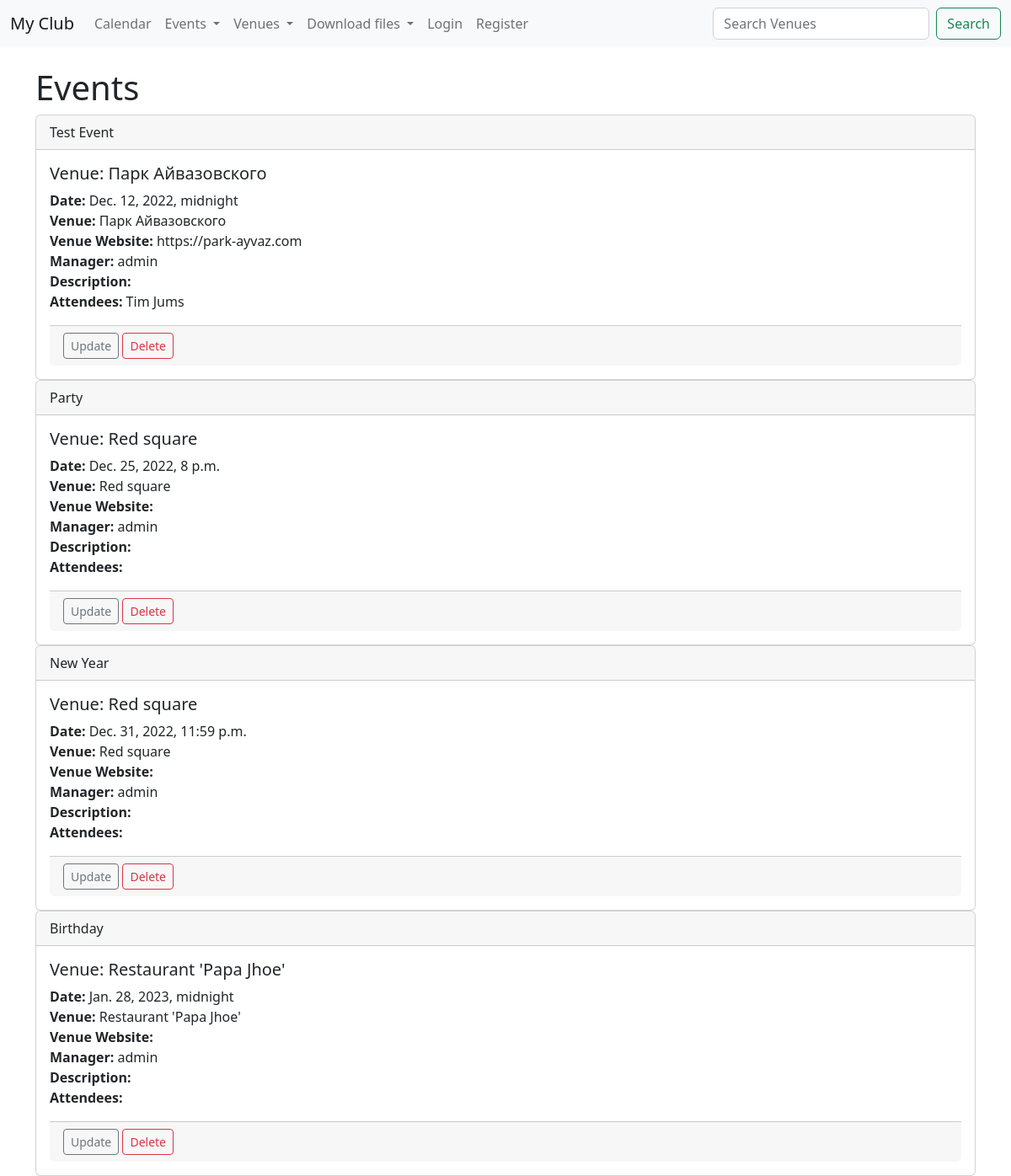
The page /events on the database as committed earlier.
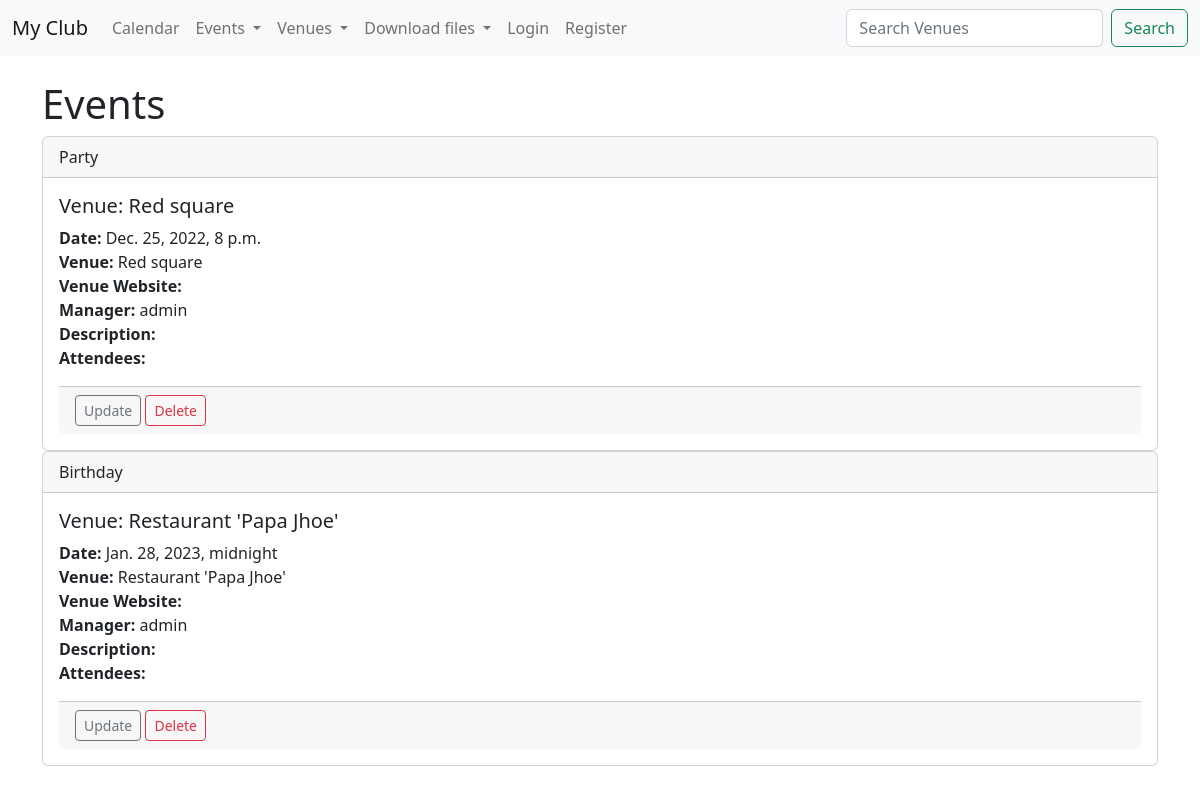
The same page on the database as committed later.
### events/models.py (models this page shows)
class Event(models.Model):
    name = models.CharField('Event Name', max_length=120)
    event_date = models.DateTimeField('Event Date')
    venue = models.ForeignKey(Venue, on_delete=models.CASCADE, blank=True, null=True)
    manager = models.ForeignKey(User, blank=True, null=True, on_delete=models.SET_NULL)
    description = models.TextField(blank=True)
    attendees = models.ManyToManyField(MyClubUser, blank=True)
    def __str__(self):
        return self.name

class Venue(models.Model):
    name = models.CharField('Venue Name', max_length=120)
    address = models.CharField(max_length=300)
    zip_code = models.CharField('ZIp code', max_length=15)
    phone = models.CharField('Contact Phone', max_length=25, blank=True)
    web = models.URLField('Website Address', blank=True)
    email_address = models.EmailField('Email Address', blank=True)
    def __str__(self):
        return self.name

class MyClubUser(models.Model):
    first_name = models.CharField(max_length=30)
    last_name = models.CharField(max_length=30)
    email = models.EmailField('User Email')
    def __str__(self):
        return self.first_name + ' ' + self.last_name

### events/views.py (the view)
# urls.py: path('events', views.all_events, name="list-events"),
def all_events(request):
    event_list = Event.objects.all().order_by('event_date', 'name')
    return render(request, 'events/event_list.html', {'event_list': event_list})

### events/templates/events/event_list.html
{% extends 'events/base.html' %}
{% block content %}
  <h1>Events</h1>
  {% for event in event_list %}
    <div class="card">
      <div class="card-header">
        {{ event }}
      </div>
      <div class="card-body">
        <h5 class="card-title">Venue: {{event.venue }}</h5>
        <p class="card-text">
        <strong>Date: </strong> {{event.event_date }}<br/>
        <strong>Venue: </strong> {{event.venue }}<br/>
        <strong>Venue Website: </strong>{{event.venue.web }}<br/>
        <strong>Manager: </strong>{{event.manager }}<br/>
        <strong>Description: </strong> {{event.decsription }} <br/>
          <strong>Attendees: </strong>
          {% for user in event.attendees.all %}
            {{ user }}<br/>
          {% endfor %}
        </p>
        <div class="card-footer text-muted">
          <a href="{% url 'update-event' event.id %}" class="btn btn-outline-secondary btn-sm"> Update </a>
          <a href="{% url 'delete-event' event.id %}" class="btn btn-outline-danger btn-sm"> Delete </a>
        </div>
      </div>
    </div>
  {% endfor %}
{% endblock %}

### events/templates/events/base.html (shortened to what this page needs)
<!doctype html>
<html lang="en">
  <head>
    <link href="https://cdn.jsdelivr.net/npm/bootstrap@5.2.2/dist/css/bootstrap.min.css" rel="stylesheet">
  </head>
  <body>
    {% include 'events/navbar.html' %}
    <br/>
    <div class="container">
      {% block content %}
      {% endblock %}
    </div>
  </body>
</html>

### events/templates/events/navbar.html (shortened to what this page needs)
<nav class="navbar navbar-expand-lg bg-light">
  <div class="container-fluid">
    <a class="navbar-brand" href="{% url 'home' %}">My Club</a>
    <div class="collapse navbar-collapse" id="navbarSupportedContent">
      <ul class="navbar-nav me-auto mb-2 mb-lg-0">
        <li class="nav-item">
          <a class="nav-link" href="{% url 'home' '2022' 'November' %}">Calendar</a>
        </li>
        <li class="nav-item dropdown">
          <a class="nav-link dropdown-toggle" href="#" role="button" data-bs-toggle="dropdown" aria-expanded="false">
            Events
          </a>
        <li class="nav-item dropdown">
          <a class="nav-link dropdown-toggle" href="#" role="button" data-bs-toggle="dropdown" aria-expanded="false">
            Venues
          </a>
        <li class="nav-item dropdown">
          <a class="nav-link dropdown-toggle" href="#" role="button" data-bs-toggle="dropdown" aria-expanded="false">
            Download files
          </a>
        {% if user.is_authenticated %}
        <li class="nav-item">
          <a class="nav-link" href="{% url 'logout' %}">Logout</a></li>
        {% else %}
        <li class="nav-item">
          <a class="nav-link" href="{% url 'login' %}">Login</a></li>
        <li class="nav-item">
          <a class="nav-link" href="{% url 'register_user' %}">Register</a></li>
        {% endif %}
  </ul>
        <form class="d-flex" method=POST action="{% url 'search-venues' %}">
        <input class="form-control me-2" type="search" placeholder="Search Venues" aria-label="Search" name="searched">
        <button class="btn btn-outline-success" type="submit">Search</button>
      </form>
    </div>
  </div>
</nav>

Rows that differ between the two databases and show on the page:
removed Event: name "Test Event", venue "Парк Айвазовского", event_date "Dec. 12, 2022, midnight", venue.web "https://park-ayvaz.com", manager "admin"
no longer on this page (row unchanged): MyClubUser: first_name+last_name "Tim Jums"
removed Event: name "New Year", venue "Red square", event_date "Dec. 31, 2022, 11:59 p.m.", manager "admin"
